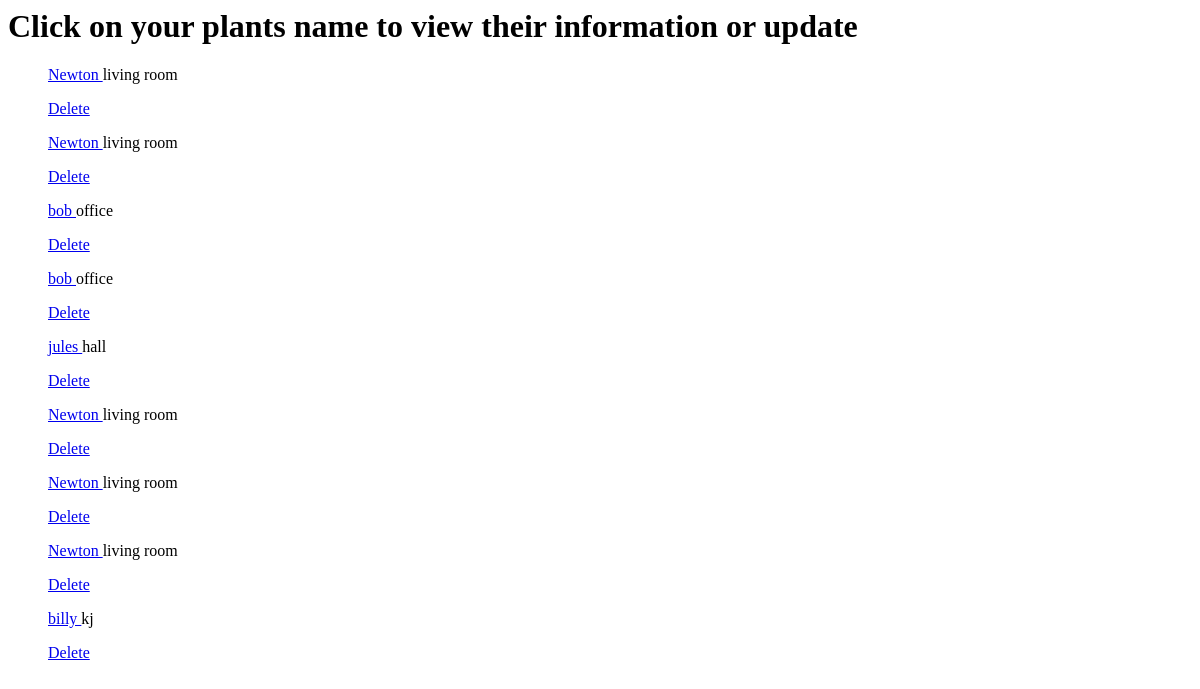
Page /plants/ on the earlier database version.
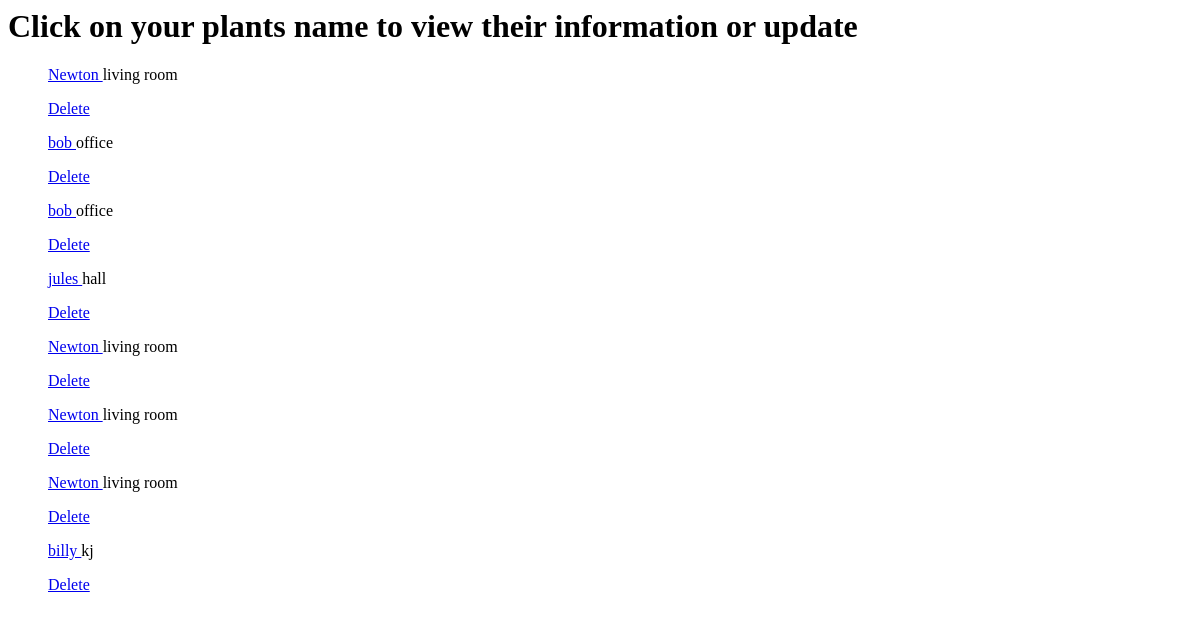
Same page on the later database version.
### plants/models.py (models this page shows)
class plants(models.Model):
	name= models.CharField(max_length=50)
	location=models.CharField(max_length=200)
	frequency=models.PositiveSmallIntegerField()
	last_watered=models.DateField()
	def get_absolute_url(self):
		return reverse('update-plant', kwargs={"pk": self.pk})
	def get_delete(self):
		return reverse('delete-plant', kwargs={"pk": self.pk})

### plants/views.py (the view)
# urls.py: path('', PlantListView.as_view(), name= 'plants'),
class PlantListView(ListView):
	template_name= 'plants/plants_list.html'
	queryset = plants.objects.all()

### plants/templates/plants/plants_list.html (shortened to what this page needs)
{% extends "base.html" %}
{% block content%}
<h1> Click on your plants name to view their information or update</h1>
{% for instance in object_list%}
	<ul> <a href= '{{ instance.get_absolute_url }}'>{{instance.name}} </a>{{instance.location}}</p>
		<form action= '.' method='POST'> {% csrf_token %} <a href='{{ instance.get_delete }}'>Delete </a>
	</ul>
{%endfor%}
{% endblock%}

Differences in the rows shown:
removed plants: name "Newton", location "living room"
